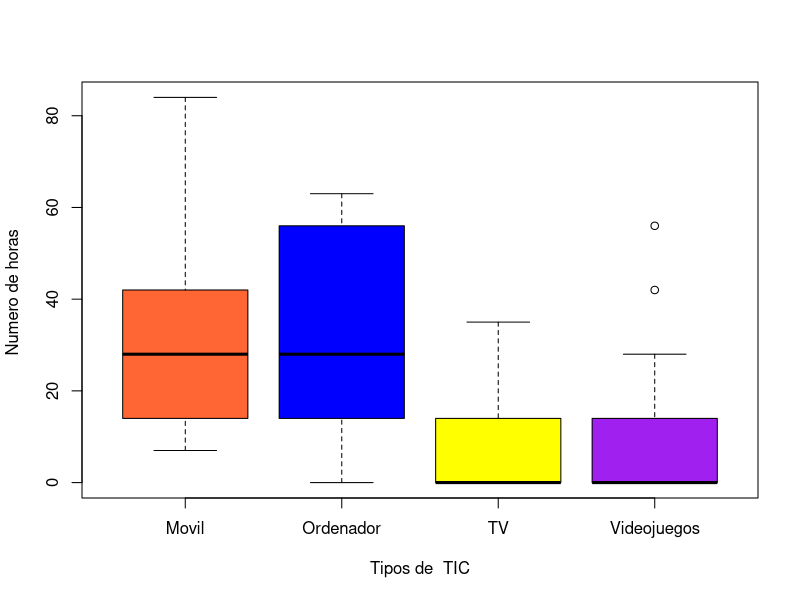
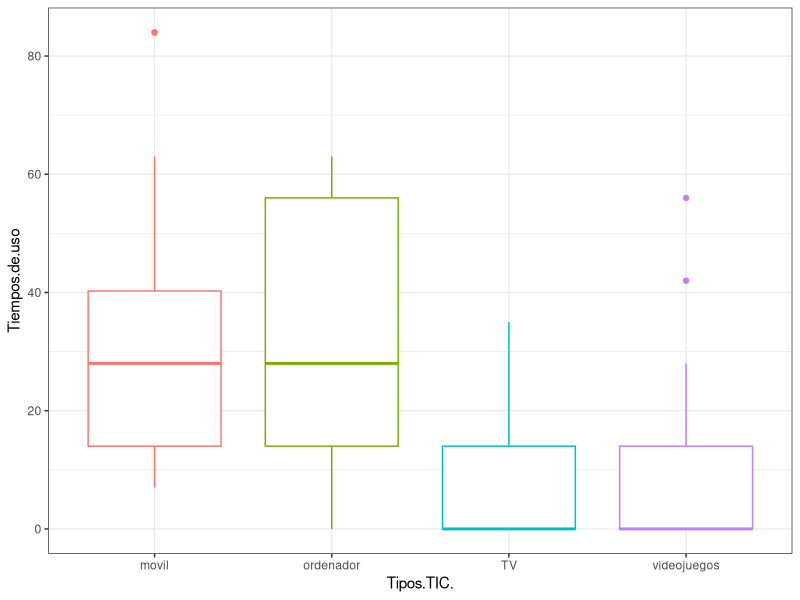
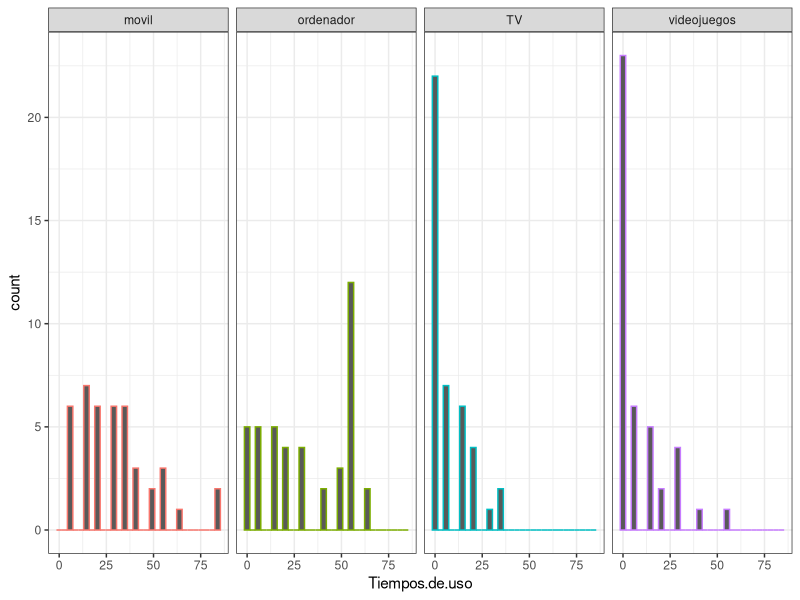
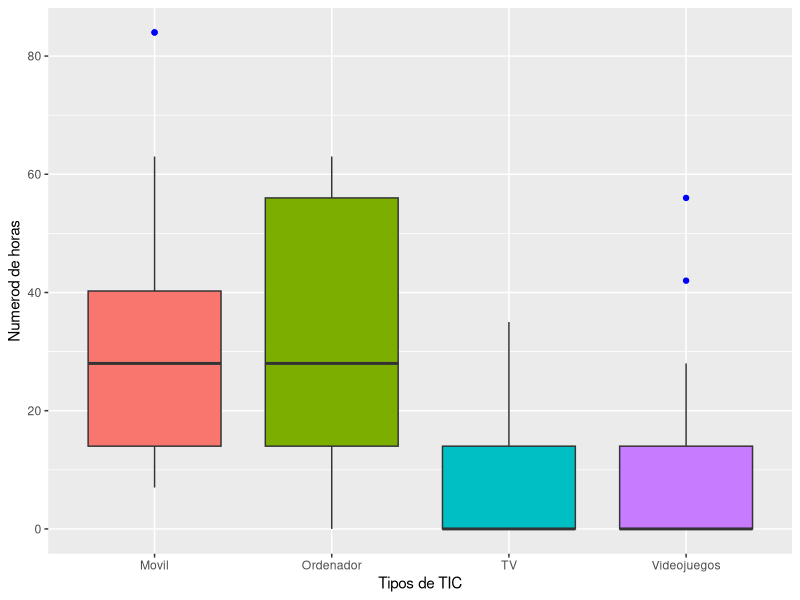
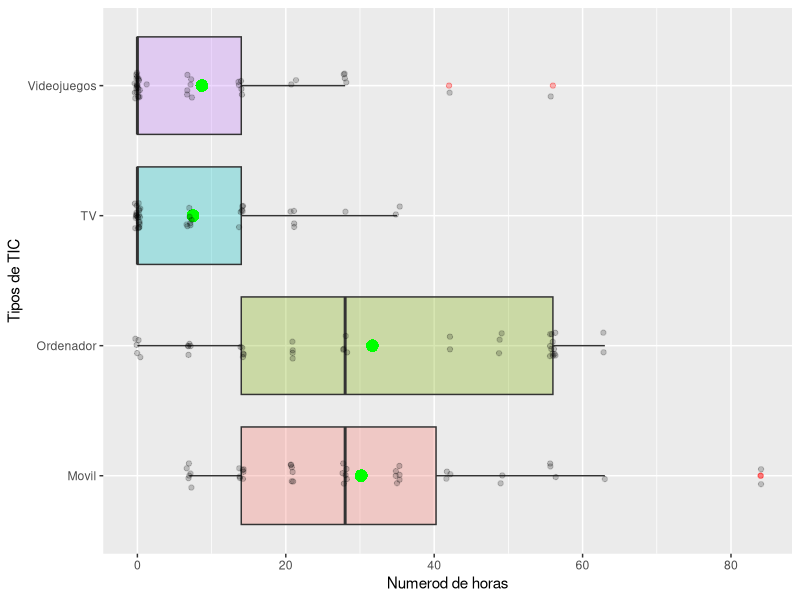
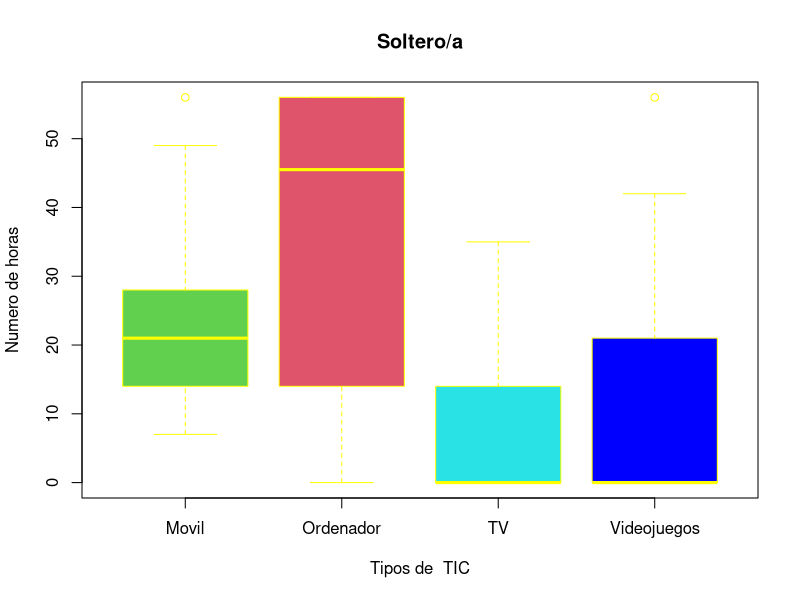
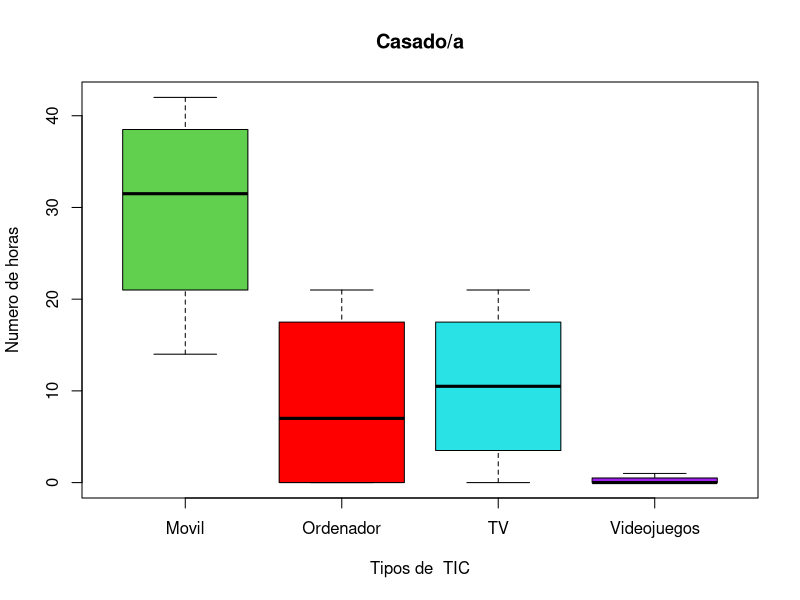
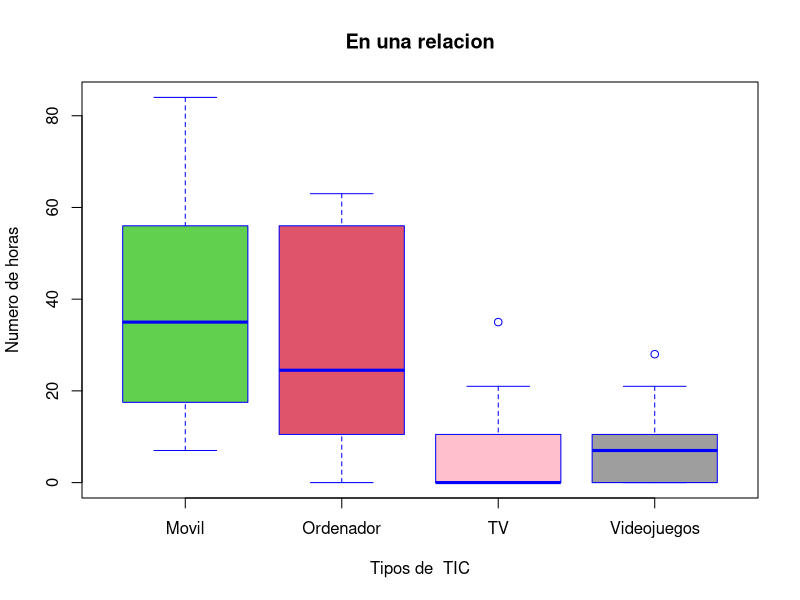

Generate these figures, in order, with R:
## ---- chunk 1
setwd("C:/Users/34636/Desktop/PROYECTO_FINAL_ME")
trabajo=read.table("Datos_TIC.csv",header=T,sep=";")
trabajo
attach(trabajo)
#En R, boxplot se crea usando la función boxplot (). La función boxplot recoge cualquier número de vectores numéricos, dibujando un diagrama de caja para cada vector.
boxplot(Tiempos.de.uso[Tipos.TIC.=="movil"],Tiempos.de.uso[Tipos.TIC.=="ordenador"],Tiempos.de.uso[Tipos.TIC.=="TV"],Tiempos.de.uso[Tipos.TIC.=="videojuegos"],col=c("#ff6633","blue","yellow","purple"),xlab ="Tipos de  TIC",ylab= "Numero de horas " ,names=c("Movil","Ordenador","TV","Videojuegos"))
#Por otra parte gracias a la funcion boxplot podemos observar que la media del ordenador y el movil es parecida pero que el que mas se utiliza es el ordenador  y el que menos se utiliza son los videojuegos ,luego analizaremos mas profundamente segun si esta casado,soltero o en una relacion
#Se puede apreciar  unos puntos por encima o por debajo de los límites ,estos se conocen como valores  atípicos u outliers.
require(ggplot2)
ggplot(data = trabajo, mapping = aes(x = Tipos.TIC., y = Tiempos.de.uso, colour = Tipos.TIC.)) +
    geom_boxplot() +
    theme_bw() +
    theme(legend.position = "none")
#Gracias al ggplot 2 podemos visualizar mejor nuestros datos.
ggplot(data = trabajo, mapping = aes(x = Tiempos.de.uso, colour = Tipos.TIC.)) +
    geom_histogram() +
    theme_bw() +
    facet_grid(. ~Tipos.TIC.) +
    theme(legend.position = "none")
# La representación gráfica de los datos muestra que las muestras no se distribuyen de forma normal,nos limita en el uso del ANOVA

ggplot(data = trabajo, aes(x=Tipos.TIC., y=Tiempos.de.uso, fill=Tipos.TIC.)) +
geom_boxplot(outlier.colour = "blue") +          
labs(x="Tipos de TIC", y="Numerod de horas") +  
scale_x_discrete(labels=c("Movil","Ordenador","TV","Videojuegos")) +
guides(fill=FALSE)                                 
#--------------------------------------------------                          
ggplot(data = trabajo, aes(x=Tipos.TIC., y=Tiempos.de.uso, fill=Tipos.TIC.) ) +
  geom_boxplot(alpha=0.3, outlier.colour = "red") +
  labs(x="Tipos de TIC", y="Numerod de horas") +
  scale_x_discrete(labels=c("Movil","Ordenador","TV","Videojuegos")) +
  guides(fill=FALSE) +
  coord_flip() +              
  geom_point(stat= "summary", fun.y=mean, shape=16, size=4, color="green") +
  geom_jitter(width = 0.1, alpha = 0.2)
  # Los puntos verdes se trata de la media
  # Los puntos amarillos se trata de los outliers 
  # Los puntos negros se trata de nuestros valores obtenidos 
# Lo que hemos hecho son distintas formas de utilzar el ggplot para representar nuestros datos en forma de boxplot  y histograma.
## ---- chunk 2
#Ahora vamos a seguir utilizando los boxplots pero esta vez, segun si estan casados, solteros o en una relacion
#---------------------------------------------------------------------
# Soltero/a
boxplot(Tiempos.de.uso[Tipos.TIC.=="movil" & Estado.Civil=="soltero/a"] ,Tiempos.de.uso[Tipos.TIC.=="ordenador" & Estado.Civil=="soltero/a"],Tiempos.de.uso[Tipos.TIC.=="TV" & Estado.Civil=="soltero/a"],Tiempos.de.uso[Tipos.TIC.=="videojuegos" & Estado.Civil=="soltero/a"],xlab ="Tipos de  TIC",ylab= "Numero de horas",main="Soltero/a",col=c(123,234,445,"blue"),names=c("Movil","Ordenador","TV","Videojuegos"),border= "yellow")
# En el caso de los solteros podemos observar que la TIC mas utilizada en este caso es el ordenador y como se deduciria la evolucion de las TIC a hecho que poco a poco se dejen de utilizar tipos de TIC que hace unos años eran fundamentales para nosotros como puede ser el ejemplo de la television que con el paso de los años se ve un incremento en las personas que dejan de ver la television y utilizan otros tipos de tecnologia como puede ser el ordenador ya sea por su comodidad , la capacidad de eleccion de las personas sobre lo que quieren informarse o ver, la ausencia de anuncios excesivos provocados por las empresas publicitarias al contrario que en la television, por otra parte tambien la disponibilidad de la persona y el uso de la TIC ,para entenderlo mejor vamos a pensar un ejemplo: En los ordenadores tu puedes decidir el momento que uno quiera o tenga disponible la capacidad de consumir de este tipo de TIC mientras que en las televisiones tienen un horario establecido esto limita al usuario/persona a usar este tipo de TIC.

#Desde otro punto de vista se podria deducir que en el momento en el que vivimos la gente prefiere comunicarse por el ordenador que por los telefonos , cada vez se vez mas frecuente que la gente soltera quiere conocer mas personas y no sabe o carece de cocimiento de como hacerlo o de valentia para hacerlo en persona, entonces utilizan este tipo de plataforma por que es mas segura en cuestion de la intimidad de la persona.
#Cada vez hay mas aplicaciones para comunicarse por el ordenador que se estan volviendo muy famosas y utilizadas por todos como puede ser el Facebook, Youtube, twitter, WeChat, Qzone, Instagram, Tik Tok etc....
#-------------------------------------------------------------------
# Casado/a
boxplot(Tiempos.de.uso[Tipos.TIC.=="movil" & Estado.Civil=="casado/a"] ,Tiempos.de.uso[Tipos.TIC.=="ordenador" & Estado.Civil=="casado/a"],Tiempos.de.uso[Tipos.TIC.=="TV" & Estado.Civil=="casado/a"],Tiempos.de.uso[Tipos.TIC.=="videojuegos" & Estado.Civil=="casado/a"],xlab ="Tipos de  TIC",ylab= "Numero de horas",main="Casado/a",col=c(123,"red",445,"purple"),names=c("Movil","Ordenador","TV","Videojuegos"))
#Como podemos ver las personas Casados/as no usan practicamente los videojuegos esto puede ser debido a que estas personas seguramente tengan un trabajo y no dispongan de mucho tiempo libre y entonces prefieran pasar sus momentos en familia que jugando a videojuegos.
#Por otra parte podemos observar que la TIC mas utilizada en los Casados/as es el movil esto puede ser debido a que actualmente vivimos en una sociedad que esta siempre conectada en cualquier momento y al estar casados significan que tienen una pareja con la que seguramente se pasen la mayoria del tiempo hablando por el movil, por otra parte tambien estas personas al tener trabajo aprovecharan cada descanso para utilizar este tipo de tecnologia ya que es la mas portable .Las personas llevamos el movil 24 horas encima ,entonces estas personas aprovecharan para utilizar esta tecnologia cuando se van a tomar el cafe, cuando estan de camino a la empresa, cuando estan en el baño , cuando estan de compras etc....
#Tambien el uso de tanto movil puede ser incitados por los trabajos, cada vez es mas comun ver como los trabajadores de una empresa utilizen este tipo de tecnologia para estar informados, como por ejemplo de los turnos de trabajo, de los dias libres, de los periodos de sustitucion de gente que se encuentre ausente por vacaciones , enfermedad o motivos propios etc...
#Seguidamente la 2 TIC mas utilizada es la television ,esto es provocado a que las personas casadas suponemos que tendran un rango de edad elevado lo cual conlleva a un desuso de las TIC mas actualizadas y prefieren utilizar las TIC que han utilizado durante toda su vida, tambien puede ser provocado que las personas casadas prefieren ver los canales de television ya que se asemejan mas a su gusto, y aprovecharan para ver estos canales en familia y pasar mas tiempo jutos.
#--------------------------------------------------------------------
# En una relacion
boxplot(Tiempos.de.uso[Tipos.TIC.=="movil" & Estado.Civil=="en una relacion"] ,Tiempos.de.uso[Tipos.TIC.=="ordenador" & Estado.Civil=="en una relacion"],Tiempos.de.uso[Tipos.TIC.=="TV" & Estado.Civil=="en una relacion"],Tiempos.de.uso[Tipos.TIC.=="videojuegos" & Estado.Civil=="en una relacion"],xlab ="Tipos de  TIC",ylab= "Numero de horas",main="En una relacion",col=c(123,234,"pink",456),names=c("Movil","Ordenador","TV","Videojuegos"),border= "blue")
#En este caso las personas que se encuentra en una relacion la TIC que mas utilizan son el movil y el segundo es el ordenador y por ultimo es la television.Suponemos que las edades de estas personas no seran demasiado altas eso explicaria que se usen mas este tipo de TIC. Tambien puede ser por que las personas que estan en una relacion estan en los mejores momentos de su relacion  y pasaran la mayoria del tiempo por estas TIC gracias a las  aplicaciones de mensajeria Instantanea como es Whattsapp. Vivimos en una sociedad que cada vez es mas aislada o podria decirse mas acomodada y usan este tipo de TIC en exceso.Este desarrollo de aplicaciones actualmente provocan la mayoria de relaciones pero sobre todo la mayoria de separaciones o rupturas .El uso abusivo de estas aplicaciones provoca que se esten creando relaciones toxicas que a la vez produce que se este mas conectado y se use mas esta tecnologia,Como hemos mencionado la sociedad cada vez se encuentra mas aislada el desarrollo de esta TIC ocasiona que cada vez se vuelva mas introvertida y con mas dificultades para conocer personas o desarrollar relaciones o aumentar la timidez de estas personas 

# Antes de la evolucion de estas tecnologias las personas tenian muchisimas mas dificultados para formar relaciones por la dificultad de medios de comunicacion pero esto favorecia en el desarrollo de la relacion pues estas personas tenian que ser "valientes" y tomar desiciciones que provocaban el desarrollo interno para poder interactuar con otras personas sin ningun tipo de complejo o timidez, tambien al tener menos tiempo comunicandose tenian tiempo para ellos mismos y poder tener una libertad mayor para hacer cualquier tipo de cosa que quieran.

## ---- chunk 3
#¿ Que relacion hay entre los resultados y las estrategias?
#¿Los resultados dependen de las estrategias?
#Resultados= variable dependiente
#estrategia = variable independiente
#Los resultados obtenidos estan relacionados con las estrategias aplicadas?

#Empezaremos con una relacion estimado y el uso de tecnologia
#Test de independencia para variables cualitatives grado de relacion entre ellas
#Ho: El estado social y las TIC´s en canarias son independientes 
# H1: No son independientes, por lo tanto estan relacionados
setwd("C:/Users/34636/Desktop/PROYECTO_FINAL_ME")
trabajo=read.table("chicuadrado_Varaible_cualitativa.csv",header=T,sep=";",row.names = 1)
trabajo
#Estadistico
ptrabajo<-matrix(c(532/1561*532/1267,119/197*119/1267, 616/1351*616/1267,791/1561*791/1330, 35/197*35/1330,504/1351*504/1330,
161/1561*161/315,42/197*42/315, 112/1351*112/315,77/1561*77/197,
1/197*1/197,119/1351*119/197),ncol=4,nrow = 3)

CHI2<-3109*(sum(ptrabajo)-1)
CHI2 # Xi critico
# Región Crítica
gl<-(nrow(trabajo)-1)*(ncol(trabajo)-1)
gl # Disponemos de 6 grados de libertad 
qchisq(0.95,gl) # Xi experimental 

test<-chisq.test(trabajo)
test
test$observed
test$expected

# El valor experimental del estadístico de contraste de Chi-cuadrado es igual a 161.86 y el p-valor asociado 2.2e-16 es menor que 0.05 es decir el p valor  nuestro nivel de confianza que aplicado del 95 %, por lo tanto se rechaza la hipótesis nula.


#Luego por otra parte tambien podemos comparar gracias al estadistico de contraste  si el xi critico (161.86)  es mayor que el xi experimental (12.59159) en nuestro caso podemos verificar que los criterios se corresponden, se llega  a la misma conclusion en los dos lados que es Rechazamos Ho

#Es lo mismo de arriba del chisq.test pero hecho a mano.
Tabla<-matrix(c(532,791,161,77,119,35,42,1,616,504,112,119),3,4,byrow=TRUE)
chisq.test(Tabla,correct=FALSE) # No queremos aplicar la correcion de Yates.
## ---- chunk 4
#Una vez comprobado gracias al test de independencia de chi cuadrado que son variables dependientes . Ahora nos vamos a ocupar de la parte cuantitativa.Y nos vamos a apoyar en la comparacion de medias y para ello vamos a utilizar el ANOVA.
#------------------------------------------------------------------------------------------
#Test de ANOVA para los casos de Casados/as en Canarias 
#Se desean probar las hipótesis
#H0: μ1 = μ2 =μ3
#H1 : Al menos dos de las medias no son iguales.

#k=4, N= 16
#Grados de libertad k -1 = 3, N-k = 12
#Nivel de significancia: 0.05
print("Test de ANOVA ara los casos de Casados/as")
qf(0.95,3,12)

x1<-c(35,28,14,42)
x2<-c(0,21,0,14)
x3<-c(14,21,0,7)
x4<-c(0,0,0,1)
datos<-data.frame(variable=c(x1,x2,x3,x4))
grupo=factor(c(rep(1,length(x1)),rep(2,length(x2)),rep(3,length(x3)),rep(4,length(x4))))
ANOVA<-aov(variable~grupo,data= datos)
summary(ANOVA)

n<-length(x1)
yij<-c(x1,x2,x3,x4)
Y_m_T<-mean(yij)
STC<-sum((yij-Y_m_T)^2);STC #Suma de cuadrados
SCT<-n*((mean(x1)-Y_m_T)^2+(mean(x2)-Y_m_T)^2+ # Suma de cuadrados total
(mean(x3)-Y_m_T)^2+(mean(x4)-Y_m_T)^2);SCT
SCE<-STC-SCT;SCE #Suma de cuadrados de error 
s12<-SCT/3;s12 
s2<-SCE/(12);s2
FA<-s12/s2;FA

#Como f> 3.490295 Se rechaza H0
#-------------------------------------------------------------------------------------
#Test de ANOVA para los casos de los que estan en una relacion en Canarias 
#Se desean probar las hipótesis
#H0: μ1 = μ2 =μ3
#H1 : Al menos dos de las medias no son iguales es decir son distintos

#k=4, N= 64
#Grados de libertad k -1 = 3, N-k = 60
#Nivel de significancia: 0.05
print("Test de ANOVA para los casos de los que estan en una relacion ")
qf(0.95,3,60)

x1<-c(63,14,42,14,35,35,14,35,84,84,56,7,35,56,21,21)
x2<-c(63,14,42,14,7,0,7,63,56,56,0,28,56,56,21,21)
x3<-c(21,0,14,0,0,0,0,0,0,0,35,7,0,21,7,7)
x4<-c(21,7,7,14,7,0,14,7,0,0,0,0,0,28,7,7)
datos<-data.frame(variable1=c(x1,x2,x3,x4))
grupo1=factor(c(rep(1,length(x1)),rep(2,length(x2)),rep(3,length(x3)),rep(4,length(x4))))
ANOVA1<-aov(variable1~grupo1,data= datos)
summary(ANOVA1)

n<-length(x1)
yij<-c(x1,x2,x3,x4)
Y_m_T<-mean(yij)
STC<-sum((yij-Y_m_T)^2);STC# Suma de cuadrados
SCT<-n*((mean(x1)-Y_m_T)^2+(mean(x2)-Y_m_T)^2+
(mean(x3)-Y_m_T)^2+(mean(x4)-Y_m_T)^2);SCT# Suma de cuadrados total
SCE<-STC-SCT;SCE
s12<-SCT/3;s12
s2<-SCE/(60);s2
FA<-s12/s2;FA
#Como f> 2.758078 Se rechaza H0
#------------------------------------------------------------------------------------------
#Test de ANOVA para los casos de los que estan solteros/as en Canarias 
#Se desean probar las hipótesis
#H0: μ1 = μ2 =μ3
#H1 : Al menos dos de las medias no son iguales es decir son distintos

#k=4, N= 88
#Grados de libertad k -1 = 3, N-k = 84
#Nivel de significancia: 0.05
print("Test de ANOVA para los casos de los que estan solteros/as ")
qf(0.95,3,84)

x1<-c(21,28,28,49,28,21,21,14,7,7,28,56,49,7,28,14,21,42,35,14,7,7)
x2<-c(21,28,56,28,49,56,56,7,28,7,42,14,56,49,56,7,49,56,0,56,56,14)
x3<-c(0,0,0,0,0,0,0,0,7,14,28,0,35,14,14,21,0,0,7,7,0,14)
x4<-c(28,56,42,0,28,14,14,14,0,21,0,0,0,0,0,0,0,0,0,0,28,0)
datos<-data.frame(variable2=c(x1,x2,x3,x4))
grupo2=factor(c(rep(1,length(x1)),rep(2,length(x2)),rep(3,length(x3)),rep(4,length(x4))))
ANOVA2<-aov(variable2~grupo2,data= datos)
summary(ANOVA2)

n<-length(x1)
yij<-c(x1,x2,x3,x4)
Y_m_T<-mean(yij)
STC<-sum((yij-Y_m_T)^2);STC
SCT<-n*((mean(x1)-Y_m_T)^2+(mean(x2)-Y_m_T)^2+
(mean(x3)-Y_m_T)^2+(mean(x4)-Y_m_T)^2);SCT
SCE<-STC-SCT;SCE
s12<-SCT/3;s12
s2<-SCE/(84);s2
FA<-s12/s2;FA
#Como f> 2.713227 Se rechaza H0
#-------------------------------------------------------------------------------
## ---- chunk 5
# Una vez aplicado el ANOVA ¿Sería posible saber cuáles son las TIC que generan estas diferencias?
#Claramente si,gracias al comando tukeyHSD podemos ver cuales son los categorias que no tienen diferencias.
#----------------------------------------------------------------------
parte1=TukeyHSD(ANOVA) #Para los casados/as 
parte1
#Podemos observar que en el p value
# Que en el caso de casados existen diferencias en todas las TIC excepto entre los Videojuegos y la Television , entre los Videojuegos y el Ordenador  y entre la Television y el Ordenador 
plot(parte1,col="blue")

#--------------------------------------------------------------------------
parte2=TukeyHSD(ANOVA1)
parte2 # Para los que estan en una relacion
# En el caso de los que estan en relacion podemos observar que existen diferencias en todas las TIC excepto entre los Videojuegos y la Television y entre ordenador y los moviles
plot(parte2,col="red")
#----------------------------------------------------------------------
parte3=TukeyHSD(ANOVA2)
parte3# Para los que estan solteros/as
# En el caso de los que estan solretos/as podemos observar que existen diferencias en todas las TIC excepto entre los Videojuegos y la Television y entre ordenador y los moviles
plot(parte3,col="brown")

## ---- chunk 6
#Ahora vamos a verificar el ANOVA 
#Deben cumplir tres condiciones : independencia, homocedasticidad y normalidad
#--------------------------------------------------------------------------
#Casados
horas<- c(x1<-c(35,28,14,42,0,21,0,14,14,21,0,7,0,0,0,1))

TIC<- as.factor(c(rep(c("movil", "ordenador", "TV", "Videojuegos"), each =4)))

casado = aov( lm(horas ~ TIC) )
casado       
#Los gráficos y descriptivos nos informan si se verifica la igualdad de varianzas en los grupos descritos:
summary(casado $residuals)
#Para ver la independencia de los datos
plot(casado $residuals)
#Para ver la normalidad 
# Los gráficos y descriptivos nos informan si se verifica la igualdad de varianzas 
summary(casado$residuals)
boxplot(casado$residuals,main="Valor residual de los Casados")
hist(casado$residuals,main="Valor residual de los Casados")
qqnorm(casado$residuals,main="Valor residual de los Casados") 
qqline(casado$residuals)
#Ho:Cumplen la normalidad de residuos
#H1:Rechazamos Ho
# El test de Shapiro-Wilk indica que no tenemos evidencia suficiente para rechazar la hipótesis nula (normalidad de los residuos)
shapiro.test(casado$residuals)

# El test de Bartlett indica que  tenemos evidencia suficiente para rechazar la hipótesis nula (las varianzas no  son iguales)
bartlett.test(casado$residuals ~ TIC)
# En cuanto a la homoestacidad
# Con los gráficos verificaremos  la igualdad de varianzas en los grupos descritos:
boxplot(casado$residuals~TIC, col = c("pink", "red", "white","green"))  
ds <- tapply(casado$residuals, TIC, sd)
max(ds) / min(ds)  
# falta de homocedasticidad >23



#------------------------------------------------------------------------
#Solteros
horas1<- c(x2=c(21,28,28,49,28,21,21,14,7,7,28,56,49,7,28,14,21,42,35,14,7,7,21,28,56,28,49,56,56,7,28,7,42,14,56,49,56,7,49,56,0,56,56,14,0,0,0,0,0,0,0,0,7,14,28,0,35,14,14,21,0,0,7,7,0,14,28,56,42,0,28,14,14,14,0,21,0,0,0,0,0,0,0,0,0,0,28,0))

TIC1<- as.factor(c(rep(c("movil", "ordenador", "TV", "Videojuegos"), each =22)))

soltero = aov( lm(horas1 ~ TIC1) )
soltero       
#Los gráficos y descriptivos nos informan si se verifica la igualdad de varianzas en los grupos descritos:
summary(soltero $residuals)
#Para ver la independencia de los datos
plot(soltero $residuals)
#Para ver la normalidad 
# Los gráficos y descriptivos nos informan si se verifica la igualdad de varianzas 
summary(soltero$residuals)
boxplot(soltero$residuals,main="Valor residual de los solteros")
hist(soltero$residuals,main="Valor residual de los solteros")
qqnorm(soltero$residuals,main="Valor residual de los solteros") 
qqline(soltero$residuals)
#Ho:Cumplen la normalidad de residuos
#H1:Rechazamos Ho
# El test de Shapiro-Wilk indica que no tenemos evidencia suficiente para rechazar la hipótesis nula (normalidad de los residuos)
shapiro.test(soltero$residuals)

# El test de Bartlett indica que  tenemos evidencia suficiente para rechazar la hipótesis nula (las varianzas no  son iguales)
bartlett.test(soltero$residuals ~ TIC1)
# En cuanto a la homoestacidad
# Con los gráficos verificaremos  la igualdad de varianzas en los grupos descritos:
boxplot(soltero$residuals~TIC1, col = c("pink", "red", "white","green"))  
ds1 <- tapply(soltero$residuals, TIC1, sd)
max(ds1) / min(ds1)  
# falta de homocedasticidad >2.015361

#------------------------------------------------------------------------------

#en una relacion
horas2<- c(x3=c(63,14,42,14,35,35,14,35,84,84,56,7,35,56,21,21,63,14,42,14,7,0,7,63,56,56,0,28,56,56,21,21,21,0,14,0,0,0,0,0,0,0,35,7,0,21,7,7,21,7,7,14,7,0,14,7,0,0,0,0,0,28,7,7))

TIC2<- as.factor(c(rep(c("movil", "ordenador", "TV", "Videojuegos"), each =16)))

relacion = aov( lm(horas2 ~ TIC2) )
relacion       
#Los gráficos y descriptivos nos informan si se verifica la igualdad de varianzas en los grupos descritos:
summary(relacion $residuals)
#Para ver la independencia de los datos
plot(relacion $residuals)
#Para ver la normalidad 
# Los gráficos y descriptivos nos informan si se verifica la igualdad de varianzas 
summary(relacion$residuals)
boxplot(relacion$residuals,main="Valor residual en una relacion")
hist(relacion$residuals,main="Valor residual en una relacions")
qqnorm(relacion$residuals,main="Valor residual en una relacion") 
qqline(relacion$residuals)
#Ho:Cumplen la normalidad de residuos
#H1:Rechazamos Ho
# El test de Shapiro-Wilk indica que no tenemos evidencia suficiente para rechazar la hipótesis nula (normalidad de los residuos)
shapiro.test(relacion$residuals)

# El test de Bartlett indica que  tenemos evidencia suficiente para rechazar la hipótesis nula (las varianzas no  son iguales)
bartlett.test(relacion$residuals ~ TIC2)
# En cuanto a la homoestacidad
# Con los gráficos verificaremos  la igualdad de varianzas en los grupos descritos:
boxplot(relacion$residuals~TIC2, col = c("pink", "red", "white","green"))  
ds2 <- tapply(relacion$residuals, TIC2, sd)
max(ds2) / min(ds2)  
# falta de homocedasticidad >2.932067

## ---- chunk 7
#Conclusiones que se pueden sacar de toda la investigacion realizada son que los solteros lo que utilizan mas son los ordenadores y el movil con medias parecidas por otra parte los casados tienen medias parecidas en el uso de los Videojuegos y la Television y el Ordenador  y los que estan en relacion tienen medias parecidas en  Videojuegos y la Television y entre ordenador y los moviles
